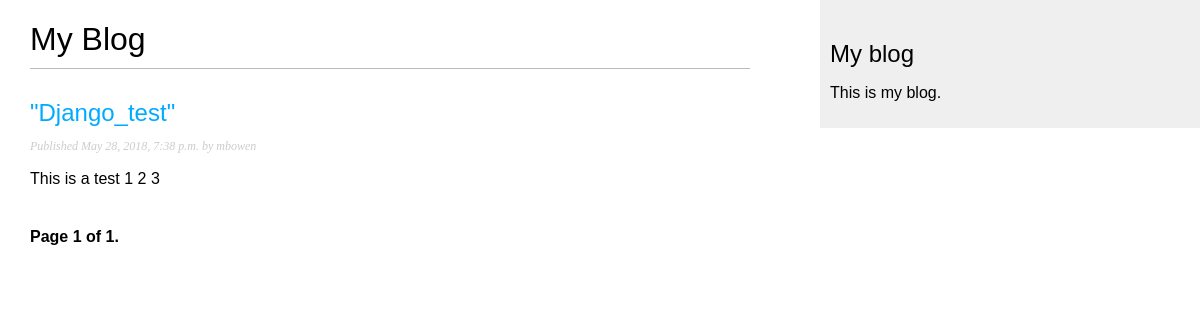
/blog/, run on an earlier commit of the app's database.
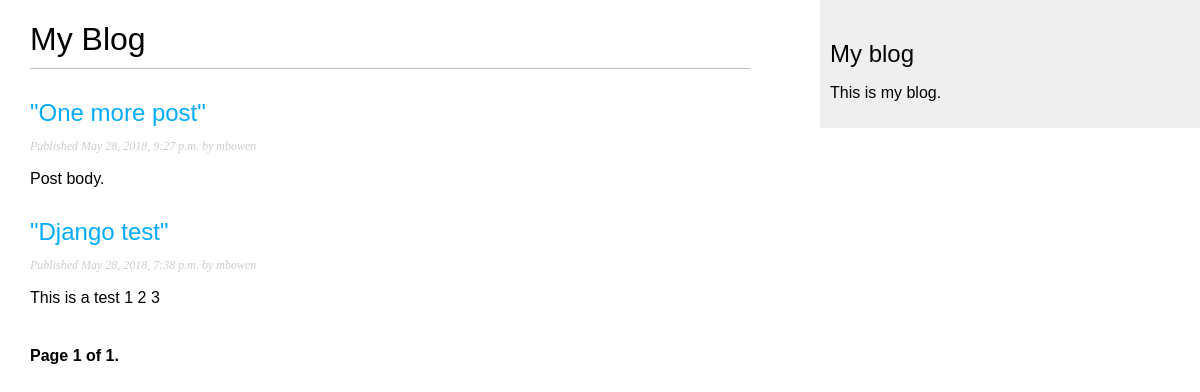
And on a later commit of the database.
### blog/models.py (models this page shows, shortened)
class Post(models.Model):
    STATUS_CHOICES = (
      ('draft', 'Draft'),
      ('published', 'Published'),
    )
    title   = models.CharField(max_length=250)
    slug    = models.SlugField(max_length=250, unique_for_date='publish')
    author  = models.ForeignKey(User, related_name='blog_posts',on_delete=models.CASCADE)
    body    = models.TextField()
    publish = models.DateTimeField(default=timezone.now)
    created = models.DateTimeField(auto_now_add=True)
    updated = models.DateTimeField(auto_now=True)
    status  = models.CharField(max_length=10, choices=STATUS_CHOICES, default='draft')
    objects = models.Manager()
    published = PublishedManager()
    class Meta:
        ordering = ('-publish',)
    def get_absolute_url(self):
        return reverse('blog:post_detail', args=[self.publish.year,
                                         self.publish.strftime('%m'),
                                         self.publish.strftime('%d'),
                                         self.slug])

### blog/views.py (the view)
def post_list(request):
    all_posts=Post.published.all()
    paginator = Paginator(all_posts,3)
    page = request.GET.get('page')
    try:
        posts = paginator.page(page)
    except PageNotAnInteger:
        posts = paginator.page(1)
    except EmptyPage:
        posts = paginator.page(paginator.num_pages)
    return render(request, 'blog/post/list.html', {'page': page, 'posts': posts})

### blog/models.py (called while the page is built)
    def get_queryset(self):
        return super(PublishedManager, self).get_queryset().filter(status='published')

### blog/templates/blog/post/list.html (shortened to what this page needs)
{% extends "blog/base.html" %}
{% block content %}
  <h1>My Blog</h1>
  {% for post in posts %}
    <h2><a href="{{ post.get_absolute_url }}">"{{ post.title }}"</a></h2>
    <p class="date">Published {{ post.publish }} by {{ post.author }}</p>
    {{ post.body|truncatewords:30|linebreaks }}
  {% endfor %}
  {% include "pagination.html" with page=posts %}
{% endblock %}

### blog/templates/blog/base.html (shortened to what this page needs)
{% load staticfiles %}
<!DOCTYPE html>
<html>
<head>
  <link href="{% static "css/blog.css" %}" rel="stylesheet">
</head>
<body>
  <div id="content">
    {% block content %}
    {% endblock %}
  </div>
  <div id="sidebar">
    <h2>My blog</h2>
    <p>This is my blog.</p>
  </div>
</body>
</html>

### blog/templates/pagination.html (shortened to what this page needs)
<div class="pagination">
    <span class="step-links">
        <span class="current">
           Page {{ page.number }} of {{ page.paginator.num_pages }}.
        </span>
    </span>
</div>

### blog/static/css/blog.css (style rules this page uses)
body { margin:0; padding:0; font-family:helvetica, sans-serif; }
a { color:#00abff; text-decoration:none; }
h1 { font-weight:normal; border-bottom:1px solid #bbb; padding:0 0 10px 0; }
h2 { font-weight:normal; margin:30px 0 0; }
#content { float:left; width:60%; padding:0 0 0 30px; }
#sidebar { float:right; width:30%; padding:10px; background:#efefef; height:100%; }
p.date { color:#ccc; font-family: georgia, serif; font-size: 12px; font-style: italic; }
.pagination { margin:40px 0; font-weight:bold; }

What changed in the data, as far as the page shows it:
added Post: title "One more post", publish "May 28, 2018, 9:27 p.m.", author "mbowen", body "Post body."
changed Post "This is a test 1 2 3": title "Django_test" → "Django test"
